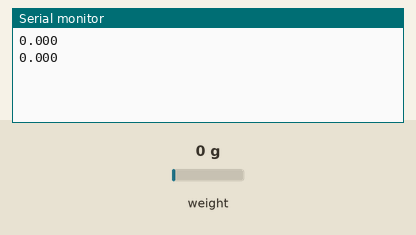
Simulated run of this sketch. Board: Arduino Uno, built with avr-gcc and run on an emulated ATmega328P. On the bench: the last lines printed to the serial monitor. Inputs (shaded band) come from the test bench; at power-on: weight on the scale 0 g.

Above: at 2.2 s.
2.3 s: weight on the scale set to 100 g
At 2.7 s:
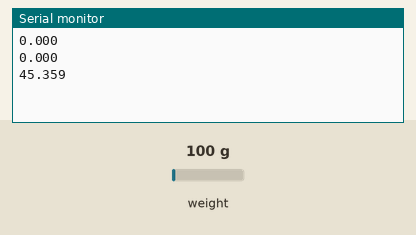
3.8 s: weight on the scale set to 1250 g
At 4.2 s:
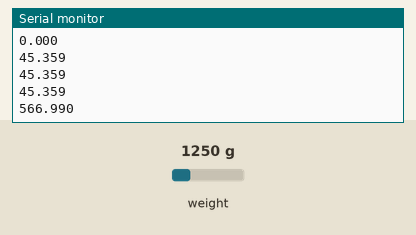
Timing chart, 0 to 6.8 s (numbered marks = the images above; inputs shaded):
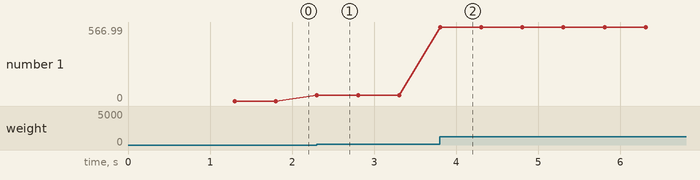

Measured:
- after the input at 2.3 s, the serial monitor: prints a new line at once (image 1)
- after the input at 3.8 s, the serial monitor: prints a new line at once (image 2)
- plotted number 1: 0 → 45.36 after the input at 2.3 s, 45.36 → 566.99 after the input at 3.8 s

The sketch:

final_weight.ino
```cpp
#include "HX711.h"

#define calibration_factor -13110.0 //This value is obtained using the SparkFun_HX711_Calibration sketch

#define DOUT  3
#define CLK  2

HX711 scale(DOUT, CLK);

void setup() {
  Serial.begin(9600);


  scale.set_scale(calibration_factor);
  scale.tare();


}

void loop() {

  delay(200);
  Serial.println(scale.get_units()*453.59237, 3);

 delay(200);
 Serial.println();

}
```
